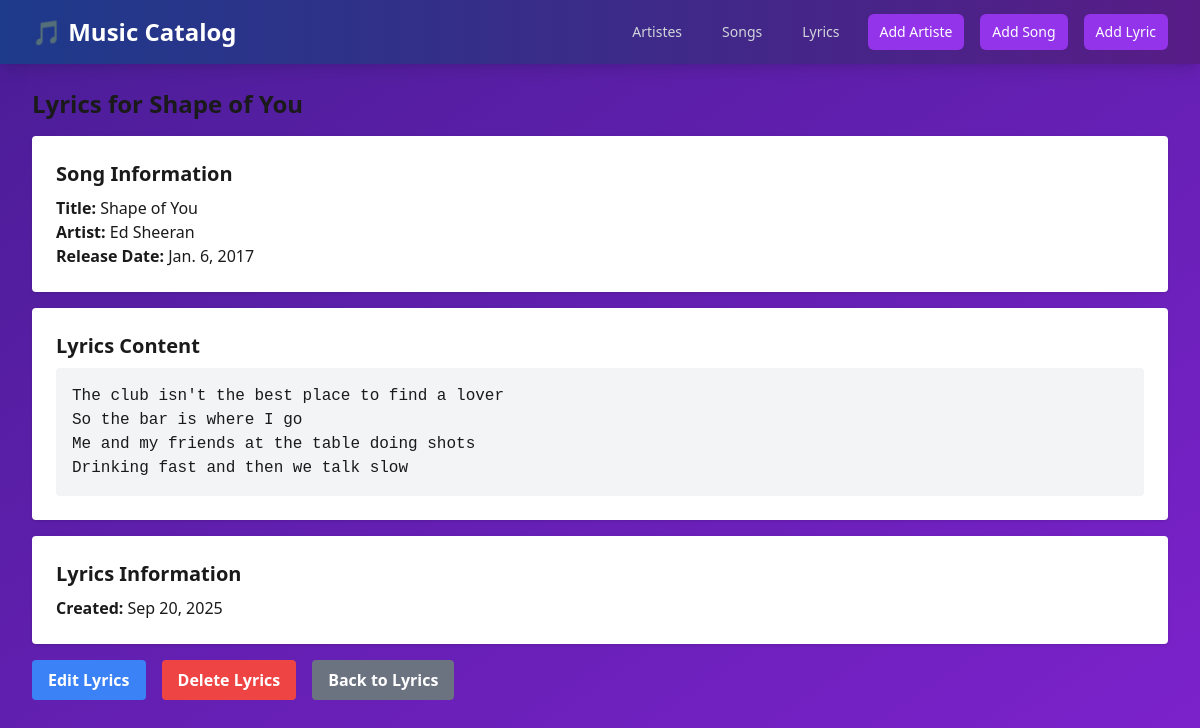
Page /lyrics/3/ on the earlier database version.
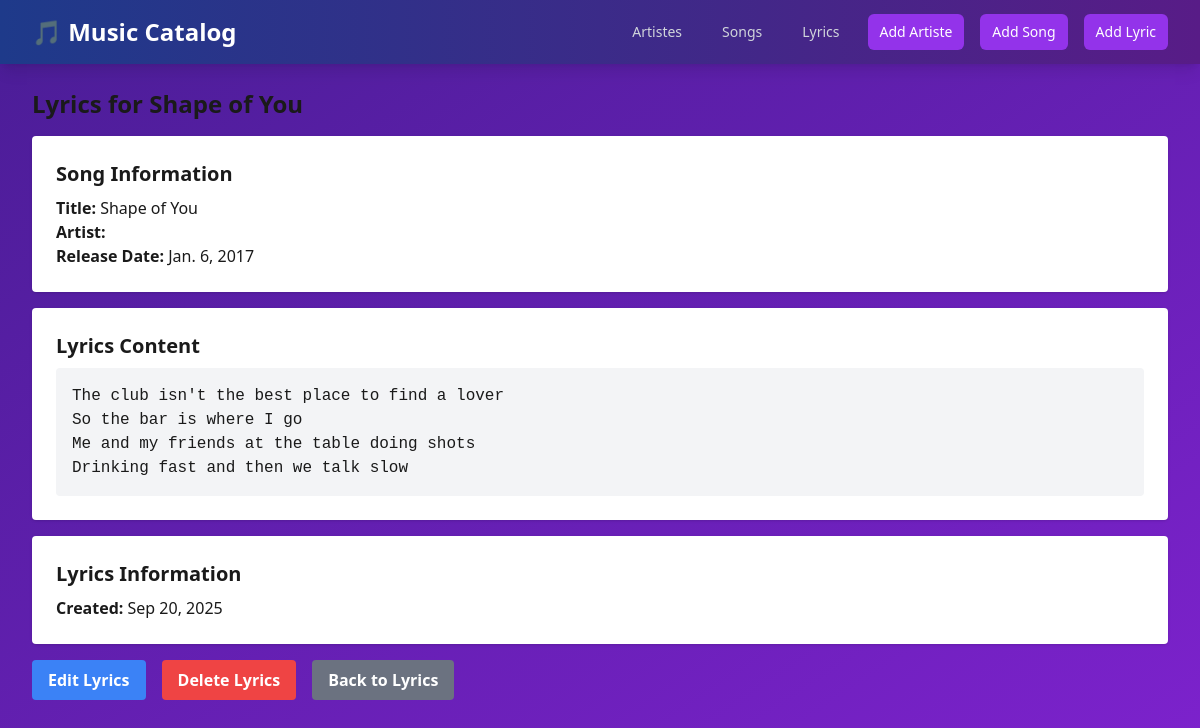
Same page on the later database version.
### catalog_app/models.py (models this page shows, shortened)
class Lyric(models.Model):
    content = models.TextField()
    date_created = models.DateTimeField(auto_now_add=True)
    song = models.OneToOneField(Song, on_delete=models.CASCADE)

class Song(models.Model):
    title = models.CharField(max_length=200)
    release_date = models.DateField()
    artiste = models.ForeignKey(Artiste, on_delete=models.SET_NULL, null=True, blank=True)

class Artiste(models.Model):
    first_name = models.CharField(max_length=100)
    last_name = models.CharField(max_length=100)
    age = models.PositiveIntegerField()
    date_created = models.DateTimeField(auto_now_add=True)

### catalog_app/views.py (the view)
# urls.py: path('lyrics/<int:pk>/', views.LyricDetailView.as_view(), name='lyric_detail'),
class LyricDetailView(DetailView):
    model = Lyric
    template_name = 'catalog_app/lyric_detail.html'

### catalog_app/templates/catalog_app/lyric_detail.html (shortened to what this page needs)
{% extends 'base.html' %}
{% block content %}
<h1 class="text-2xl font-bold mb-4">Lyrics for {{ lyric.song.title }}</h1>
<div class="bg-white p-6 rounded shadow mb-4">
    <h2 class="text-xl font-semibold mb-2">Song Information</h2>
    <p><strong>Title:</strong> {{ lyric.song.title }}</p>
    <p><strong>Artist:</strong> {{ lyric.song.artiste.first_name }} {{ lyric.song.artiste.last_name }}</p>
    <p><strong>Release Date:</strong> {{ lyric.song.release_date }}</p>
</div>
<div class="bg-white p-6 rounded shadow mb-4">
    <h2 class="text-xl font-semibold mb-2">Lyrics Content</h2>
    {% if lyric.content %}
        <pre class="whitespace-pre-wrap bg-gray-100 p-4 rounded">{{ lyric.content }}</pre>
    {% else %}
        <p class="text-gray-500 italic">No lyrics content available for this song.</p>
    {% endif %}
</div>
<div class="bg-white p-6 rounded shadow mb-4">
    <h2 class="text-xl font-semibold mb-2">Lyrics Information</h2>
    <p><strong>Created:</strong> {{ lyric.date_created|date:"M d, Y" }}</p>
</div>
<div class="flex space-x-4">
    <a href="{% url 'lyric_update' lyric.pk %}" class="bg-blue-500 hover:bg-blue-700 text-white font-bold py-2 px-4 rounded">Edit Lyrics</a>
    <button class="bg-red-500 hover:bg-red-700 text-white font-bold py-2 px-4 rounded delete-btn" data-id="{{ lyric.pk }}" data-type="lyric">Delete Lyrics</button>
    <a href="{% url 'lyric_list' %}" class="bg-gray-500 hover:bg-gray-700 text-white font-bold py-2 px-4 rounded">Back to Lyrics</a>
</div>
{% endblock %}

Differences in the rows shown:
changed through a linked row, Lyric "Shape of You": song.artiste.first_name "Ed" → (not shown); song.artiste.last_name "Sheeran" → (not shown)
